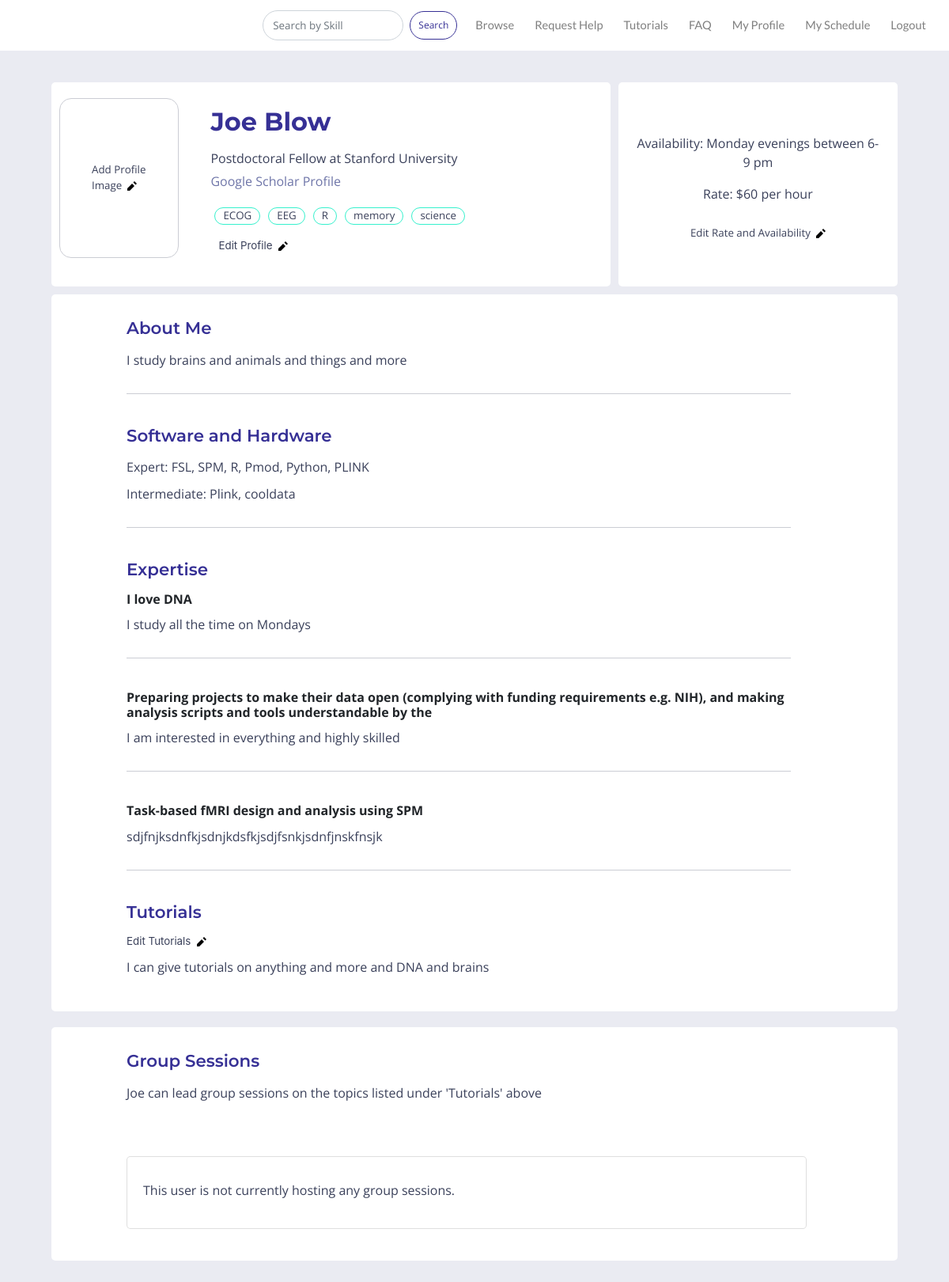
The page /search/users/profile/ (signed in) on the database its author committed.
### users/models.py (models this page shows)
class CustomUser(AbstractUser):
    objects = CustomUserManager()
    position = models.CharField(max_length =10000, null=True, default='', blank=True)
    bio = models.CharField(max_length =10000, null=True, default='', blank=True)
    skills = TaggableManager(help_text="A comma-separated list of tags.")
    image = models.ImageField(upload_to="profile_image", blank=True)
    website = models.CharField(max_length=10000, null=True, default='', blank=True)
    skill_area1_title = models.CharField(max_length =10000, null=True, default='', blank=True)
    skill_area1 = models.CharField(max_length =10000, null=True, default='', blank=True)
    skill_area2_title = models.CharField(max_length =10000, null=True, default='', blank=True)
    skill_area2 = models.CharField(max_length =10000, null=True, default='', blank=True)
    skill_area3_title = models.CharField(max_length =10000, null=True, default='', blank=True)
    skill_area3 = models.CharField(max_length =10000, null=True, default='', blank=True)
    skill_area4_title = models.CharField(max_length =10000, null=True, default='', blank=True)
    skill_area4 = models.CharField(max_length =10000, null=True, default='', blank=True)
    skill_area5_title = models.CharField(max_length =10000, null=True, default='', blank=True)
    skill_area5 = models.CharField(max_length =10000, null=True, default='', blank=True)
    software_hardware = models.CharField(max_length =10000, null=True, default='', blank=True)
    software_hardware_intermediate = models.CharField(max_length =10000, null=True, default='', blank=True)
    availability = models.CharField(max_length=10000, null=True, default='', blank=True)
    rate = models.CharField(max_length= 10000, null=True, default='', blank=True)
    expert = models.BooleanField(blank=True, default=False)
    gives_tutorials = models.BooleanField(blank=True, default=False)
    tutorial_area = models.CharField(max_length =10000, null=True, default='', blank=True)
    wants_expert = models.BooleanField(blank=True, default=False)
    needs_help_with = models.CharField(max_length =10000, null=True, default='', blank=True)
    profile_under_review = models.BooleanField(blank=True, default=False)
    profile_approved = models.BooleanField(blank=True, default=False)

### users/views.py (the view)
# urls.py: path('profile/', views.view_profile, name='profile'),
def view_profile(request, pk=None):
    if pk:
        user = CustomUser.objects.get(pk=pk)
    else:
        user = request.user
    bookings = user.bookings.all()
    tutorials = bookings.filter(is_tutorial=True)
    args = {'user': user,
            'bookings': bookings,
            'tutorials': tutorials,
           }
    return render(request, 'profile.html', args)

### templates/profile.html (shortened to what this page needs)
{% extends 'layout.html' %}
{% load static %}
{% block content %}
<div class="container-fluid" id="profile_container">
   <div class="container profile">
    <div class="container" id = "profile_intro">
        <div class="container" id="expert">
            {% if user.image %}
            <div>
               <a href="{% url 'edit_profile_image' %}"><img class="profile_image" src="{{ user.image.url }}" width="170"/></a>
            </div>
            {% elif not user.image and user.is_authenticated and user == request.user %}
            <div class="edit_profile_image_button"><p class="image_bubble">Add Profile Image&nbsp&nbsp<a href="{% url 'edit_profile_image' %}"><img class="iconic" src="/static/css/pencil.svg"></a></p></div>
            {% endif %}
            <div class="container user_name">
            <p class="profile_name">{{ user.first_name }}&nbsp{{ user.last_name }}</p>
            <p class="profile_text">{{user.position}}</p>
                {% if user.website %}
                <a href="{{ user.website }}" target="_blank"><p class="website_text">Google Scholar Profile</p></a>
                {% else %}
                <br>
                {% endif %}
                <div class="container skills">
                {% for skill in user.skills.all %}
                    <a class="skill_bubble" href="{% url 'skills' skill.name %}"><div class="skill_bubble"><p class="skill_bubble">{{ skill.name }}</p></div></a>
                {% endfor %}
                </div>
                {% if user.is_authenticated and user == request.user %}
                <a href="{% url 'edit_profile' %}"><div class="edit_profile"><p class="skill_bubble">Edit Profile&nbsp&nbsp<img class="iconic" src="/static/css/pencil.svg"></p></div></a>
                {% endif %}
            </div>
        </div>
        <div class="container" id="availability">
               <div class="availability_text">
                <p>Availability: {{ user.availability }}</p>
                <p>Rate: {{ user.rate }}</p>
            </div>
            {% if user != request.user and user.is_authenticated %}
                <a href="{% url 'booking:user_booking_new' pk=user.pk %}"><button type="submit" class="booking_button">Request to Book</button></a>
            {% if user.gives_tutorials %}
                <p>or <a class="join_group" href="#tutorial">Join a group session</a></p>
            {% endif %}
            {% elif user.is_authenticated and user == request.user %}
                <a href="{% url 'edit_profile_rate' %}"><div class="edit_profile"><p class="skill_bubble">Edit Rate and Availability&nbsp&nbsp<img class="iconic" src="/static/css/pencil.svg"></p></div></a>
            {% endif %}
       </div>
    </div>
       </div>
<div class="container profile">
     <div class="container" id="profile_content">
         <div class="profile_content_text">
         <h4 class="bio_title">About Me</h4>
         <p class="profile_text">{{ user.bio }}</p>
    <div class="divider"></div>
        {% if user.software_hardware %}
          <h4 class="bio_title">Software and Hardware</h4>
         <p class="profile_text">Expert: {{ user.software_hardware }}</p>
             {% if user.software_hardware_intermediate %}
             <p class="profile_text">Intermediate: {{ user.software_hardware_intermediate }}</p>
             {% endif %}
                <div class="divider"></div>
          {% endif %}
         {% if user.skill_area1 %}
         <h4 class="bio_title">Expertise</h4>
         <h4 class="text_title">{{ user.skill_area1_title }}</h4>
         <p class="profile_text">{{ user.skill_area1 }}</p>
    <div class="divider"></div>
         {% endif %}
          {% if user.skill_area2 %}
         <h4 class="text_title">{{ user.skill_area2_title }}</h4>
          <p class="profile_text">{{ user.skill_area2 }}</p>
    <div class="divider"></div>
           {% endif %}
          {% if user.skill_area3 %}
         <h4 class="text_title">{{ user.skill_area3_title }}</h4>
          <p class="profile_text">{{ user.skill_area3 }}</p>
    <div class="divider"></div>
         {% endif %}
        {% if user.gives_tutorials and user.tutorial_area %}
        <h4 class="bio_title">Tutorials</h4> {% if user.is_authenticated and user == request.user %}
                <a href="{% url 'edit_profile_tutorials' %}"><div class="edit_profile_tutorials"><p class="skill_bubble">Edit Tutorials&nbsp&nbsp<img class="iconic" src="/static/css/pencil.svg"></p></div></a>
                {% endif %}
         <p class="profile_text">{{ user.tutorial_area }}</p>
        {% endif %}
             <br>
       </div>
    </div>
    </div>
{% if user.gives_tutorials and user.tutorial_area %}
<div class="container profile">
<div class="container" id="profile_content">
    <div class="profile_content_text">
        <h4 class="bio_title">Group Sessions</h4>
         <p class="profile_text">{{ user.first_name }} can lead group sessions on the topics listed under 'Tutorials' above</p>
       <br><br>
{% if tutorials %}
<h4 class="bio_title">Upcoming Group Video Sessions</h4>
{% for booking in tutorials %}
        {% if booking.is_confirmed %}
    <div class="container card">
        <h5 class="card-title"><a href="{% url 'booking:booking_detail' pk=booking.pk %}">{{ booking.title }}</a></h5>
        <p class="card-text">{{ booking.start_time }}</p>
                {% if booking.title == 'Imaging the Dynamic Core of the Human Brain' %}
                <div class="container eventbrite_button">
        <noscript><a href="https://www.eventbrite.ca/e/imaging-the-dynamic-core-of-the-brain-tutorial-by-mac-shine-tickets-56310316673" rel="noopener noreferrer" target="_blank"></noscript>
        <button class="booking_button eventbrite" id="eventbrite-widget-modal-trigger-56310316673" type="button">Reserve a Spot</button>
        <noscript></a>Buy Tickets on Eventbrite</noscript>
        <script src="https://www.eventbrite.ca/static/widgets/eb_widgets.js"></script>
        <script type="text/javascript">
            var exampleCallback = function() {
                console.log('Order complete!');
            };
            window.EBWidgets.createWidget({
                widgetType: 'checkout',
                eventId: '56310316673',
                modal: true,
                modalTriggerElementId: 'eventbrite-widget-modal-trigger-56310316673',
                onOrderComplete: exampleCallback
            });
        </script>
                </div>
                {% endif %}
    </div>
        {% endif %}
        {% endfor %}
{% else %}
        <div class="container card">
       <p class="profile_text">This user is not currently hosting any group sessions.<p>
    </div>
       {% endif %}
</div>
</div>
</div>
 {% endif %}
</div>
{% endblock %}

### static/css/layout.css (style rules this page uses)
a { color: #6e75a8; text-decoration: none; }
p { color:#3a405a; }
p.website_text { color: #6e75a8; font-family: 'Open Sans', sans-serif; margin-top: 5px; }
img.iconic { height: 12px; width: 12px; fill: gray; stroke: gray; }
body { background-image: url(scipertise_background_dark.jpg); background-size: cover; background-repeat:no-repeat; }
div#profile_container.container-fluid { padding:30px; background-color:#eaebf2; display: flex; flex-direction: column; overflow-y: scroll; min-height: 100%; }
div#profile_intro.container { display: flex; flex-direction: row; border-radius: 5px; margin-bottom: 5px; padding:0px; margin: 10px 20px 0px 20px; }
div#expert.container { display: flex; flex-direction: row; background-color: white; background-color: white; border-radius: 5px; margin-right: 10px; padding: 10px 0px; }
div.container.user_name { margin: 0px 0px 10px 10px; }
div#availability.container { font-family: 'Open Sans', sans-serif; font-size: 12pt; border-radius: 10px; display: flex; flex-direction: column; align-items: center; justify-content: center; text-align: center; width: 50%; margin: 0px; padding: 10px 0px; background-color: white; border-radius: 5px; }
div.availability_text { margin: 20px 20px 0px 20px; }
div#profile_content.container { background-color: white; border-radius: 5px; display: flex; flex-direction: column; margin: 10px 20px; }
div.profile_content_text { margin: 20px 140px 20px 80px; }
div.container.profile { display: flex; flex-direction: row; }
div.container.card { display: flex; padding: 20px; border-radius: 5px; margin: 20px auto; }
p.profile_name { display: inline-block; padding: 16px 0px 0px 0px; font-size: 24pt; font-family: 'Montserrat', sans-serif; font-weight: 400; margin-bottom: 0; color:#363095; font-weight: 700; }
p.profile_text { font-size: 12pt; font-family: 'Open Sans', sans-serif; margin: 10px 0px 0px 0px; }
div.divider { border-bottom: 1px solid #CBCDD4; padding-top: 10px; margin: 20px 20px 40px 0px; }
h4.bio_title { font-family: 'Montserrat', sans-serif; font-weight: 600; font-size: 16pt; margin: 10px 0px 15px 0px; color: #363095; }
h4.text_title { font-size: 12pt; font-family: 'Open Sans', sans-serif; margin: 10px 0px 0px 0px; font-weight: bolder; }
div.edit_profile_image_button { display: flex; align-items:center; justify-content: center; margin: 10px; }
p.image_bubble { padding: 80px 40px 80px 40px; font-family: 'Open Sans', sans-serif; font-size: 10pt; border: 1px solid #CBCDD4; border-radius: 15px; margin-right: 5px; }
div.container.skills { display: flex; flex-direction: row; flex-wrap: wrap; font-family: 'Open Sans', sans-serif; padding: 0px; }
div.skill_bubble { border-radius: 20px; border: solid 1px #36F1CD; text-align: center; padding: 0px 10px 0px 10px; margin: 5px; display:flex; font-size: 11pt; }
a.skill_bubble { color: #3a405a; }
p.skill_bubble { padding: 0; margin: 0; font-size: 10pt; color: #3a405a; }
div.edit_profile { border-radius: 20px; text-align: center; padding: 2px 10px 2px 10px; margin: 10px auto; display:flex; }
a { color: #6e75a8; }
@media screen and (max-width: 1200px) { div.profile_content_text { margin: 20px 100px 20px 80px; } }

### rows shown on the page
CustomUser: first_name "Joe", last_name "Blow", position "Postdoctoral Fellow at Stanford University", availability "Monday evenings between 6-9 pm", rate "$60 per hour", bio "I study brains and animals and things and more", software_hardware "FSL, SPM, R, Pmod, Python, PLINK", software_hardware_intermediate "Plink, cooldata", skill_area1_title "I love DNA", skill_area1 "I study all the time on Mondays", skill_area2_title "Preparing projects to make their data open (complying with funding requirements e.g. NIH), and making analysis scripts and tools understandable by the", skill_area2 "I am interested in everything and highly skilled", skill_area3_title "Task-based fMRI design and analysis using SPM", skill_area3 "sdjfnjksdnfkjsdnjkdsfkjsdjfsnkjsdnfjnskfnsjk", tutorial_area "I can give tutorials on anything and more and DNA and brains"
Tag: name "ECOG"
Tag: name "EEG"
Tag: name "R"
Tag: name "memory"
Tag: name "science"
